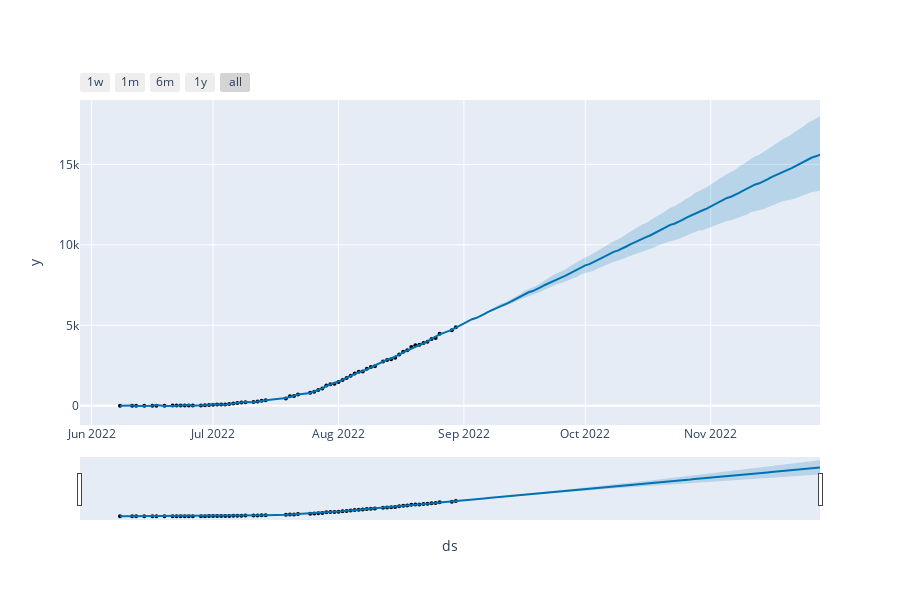

The notebook cell saved with this chart:
### Code cell
plot_plotly(m, forecast)

### Figure 1 — Plotly figure (JSON) as saved in the notebook; plotly's stock layout.template omitted (floating-point values rounded to 4 significant figures; data arrays with more than 128 entries replaced by an {"elided": "..."} marker saying what was removed)
{"data": [{"marker": {"color": "black", "size": 4}, "mode": "markers", "name": "Actual", "type": "scatter", "x": ["2022-06-08T00:00:00", "2022-06-11T00:00:00", "2022-06-12T00:00:00", "2022-06-14T00:00:00", "2022-06-16T00:00:00", "2022-06-17T00:00:00", "2022-06-19T00:00:00", "2022-06-21T00:00:00", "2022-06-22T00:00:00", "2022-06-23T00:00:00", "2022-06-24T00:00:00", "2022-06-25T00:00:00", "2022-06-26T00:00:00", "2022-06-28T00:00:00", "2022-06-29T00:00:00", "2022-06-30T00:00:00", "2022-07-01T00:00:00", "2022-07-02T00:00:00", "2022-07-03T00:00:00", "2022-07-04T00:00:00", "2022-07-05T00:00:00", "2022-07-06T00:00:00", "2022-07-07T00:00:00", "2022-07-08T00:00:00", "2022-07-09T00:00:00", "2022-07-11T00:00:00", "2022-07-12T00:00:00", "2022-07-13T00:00:00", "2022-07-14T00:00:00", "2022-07-19T00:00:00", "2022-07-20T00:00:00", "2022-07-21T00:00:00", "2022-07-22T00:00:00", "2022-07-25T00:00:00", "2022-07-26T00:00:00", "2022-07-27T00:00:00", "2022-07-28T00:00:00", "2022-07-29T00:00:00", "2022-07-30T00:00:00", "2022-07-31T00:00:00", "2022-08-01T00:00:00", "2022-08-02T00:00:00", "2022-08-03T00:00:00", "2022-08-04T00:00:00", "2022-08-05T00:00:00", "2022-08-06T00:00:00", "2022-08-07T00:00:00", "2022-08-08T00:00:00", "2022-08-09T00:00:00", "2022-08-10T00:00:00", "2022-08-12T00:00:00", "2022-08-13T00:00:00", "2022-08-14T00:00:00", "2022-08-15T00:00:00", "2022-08-16T00:00:00", "2022-08-17T00:00:00", "2022-08-18T00:00:00", "2022-08-19T00:00:00", "2022-08-20T00:00:00", "2022-08-21T00:00:00", "2022-08-22T00:00:00", "2022-08-23T00:00:00", "2022-08-24T00:00:00", "2022-08-25T00:00:00", "2022-08-26T00:00:00", "2022-08-29T00:00:00", "2022-08-30T00:00:00"], "y": [1, 2, 3, 5, 6, 7, 8, 9, 11, 16, 17, 19, 20, 21, 37, 49, 64, 76, 78, 80, 106, 142, 172, 204, 218, 228, 266, 308, 347, 448, 591, 604, 694, 809, 865, 977, 1066, 1259, 1343, 1370, 1475, 1603, 1721, 1860, 2004, 2108, 2131, 2293, 2415, 2458, 2746, 2848, 2893, 2985, 3183, 3359, 3450, 3655, 3755, 3787, 3896, 3984, 4144, 4216, 4472, 4692, 4876]}, {"hoverinfo": "skip", "line": {"width": 0}, "mode": "lines", "type": "scatter", "x": {"elided": "157 str values"}, "y": {"elided": "157 float values"}}, {"fill": "tonexty", "fillcolor": "rgba(0, 114, 178, 0.2)", "line": {"color": "#0072B2", "width": 2}, "mode": "lines", "name": "Predicted", "type": "scatter", "x": {"elided": "157 str values"}, "y": {"elided": "157 float values"}}, {"fill": "tonexty", "fillcolor": "rgba(0, 114, 178, 0.2)", "hoverinfo": "skip", "line": {"width": 0}, "mode": "lines", "type": "scatter", "x": {"elided": "157 str values"}, "y": {"elided": "157 float values"}}], "layout": {"height": 600, "showlegend": false, "width": 900, "xaxis": {"autorange": true, "range": ["2022-05-29 02:44:34.2857", "2022-11-28"], "rangeselector": {"buttons": [{"count": 7, "label": "1w", "step": "day", "stepmode": "backward"}, {"count": 1, "label": "1m", "step": "month", "stepmode": "backward"}, {"count": 6, "label": "6m", "step": "month", "stepmode": "backward"}, {"count": 1, "label": "1y", "step": "year", "stepmode": "backward"}, {"step": "all"}]}, "rangeslider": {"autorange": true, "range": ["2022-05-29 02:44:34.2857", "2022-11-28"], "visible": true, "yaxis": {"_template": null, "rangemode": "match"}}, "title": {"text": "ds"}, "type": "date"}, "yaxis": {"autorange": true, "range": [-1195.0, 19000.0], "title": {"text": "y"}, "type": "linear"}}}
